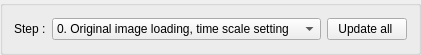
         <widget class="QGroupBox" name="groupBox1_tab1">
          <property name="enabled">
           <bool>true</bool>
          </property>
          <property name="sizePolicy">
           <sizepolicy hsizetype="Preferred" vsizetype="Fixed">
            <horstretch>0</horstretch>
            <verstretch>0</verstretch>
           </sizepolicy>
          </property>
          <property name="minimumSize">
           <size>
            <width>193</width>
            <height>55</height>
           </size>
          </property>
          <property name="maximumSize">
           <size>
            <width>16777215</width>
            <height>50</height>
           </size>
          </property>
          <property name="title">
           <string/>
          </property>
          <layout class="QGridLayout" name="gridLayout_15">
           <item row="0" column="0">
            <layout class="QHBoxLayout" name="horizontalLayout">
             <item>
              <widget class="QLabel" name="label_step">
               <property name="sizePolicy">
                <sizepolicy hsizetype="Preferred" vsizetype="Preferred">
                 <horstretch>1</horstretch>
                 <verstretch>0</verstretch>
                </sizepolicy>
               </property>
               <property name="text">
                <string>Step :</string>
               </property>
              </widget>
             </item>
             <item>
              <widget class="QComboBox" name="comboBox_step_av">
               <property name="sizePolicy">
                <sizepolicy hsizetype="Preferred" vsizetype="Preferred">
                 <horstretch>3</horstretch>
                 <verstretch>0</verstretch>
                </sizepolicy>
               </property>
               <property name="minimumSize">
                <size>
                 <width>0</width>
                 <height>19</height>
                </size>
               </property>
               <item>
                <property name="text">
                 <string>0. Original image loading, time scale setting</string>
                </property>
               </item>
               <item>
                <property name="text">
                 <string>1. Blur &amp; Contrast</string>
                </property>
               </item>
               <item>
                <property name="text">
                 <string>2. Backgrounds selection on average image </string>
                </property>
               </item>
              </widget>
             </item>
            </layout>
           </item>
           <item row="0" column="1">
            <widget class="QPushButton" name="pushButton_Update_all_from_convert">
             <property name="maximumSize">
              <size>
               <width>329</width>
               <height>16777215</height>
              </size>
             </property>
             <property name="text">
              <string>Update all </string>
             </property>
            </widget>
           </item>
          </layout>
         </widget>
